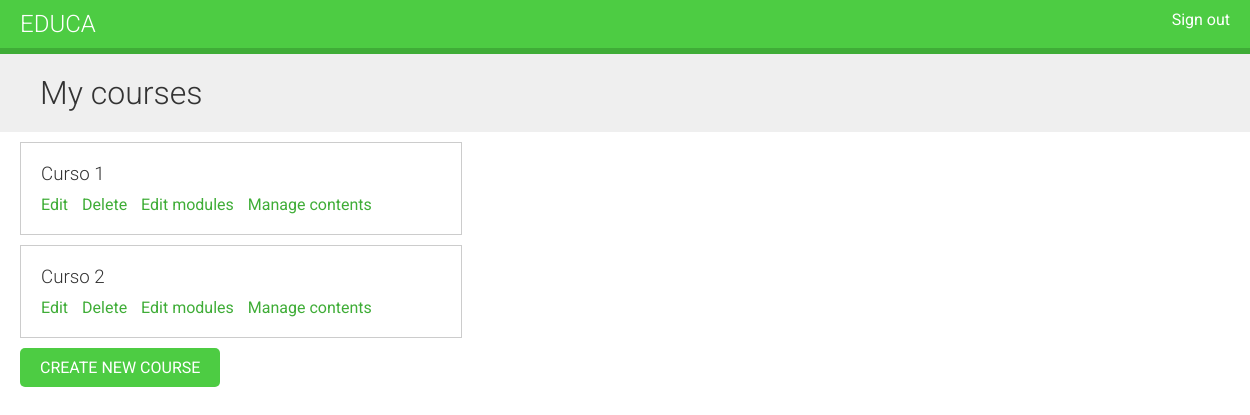
The app's page /course/mine/ (signed in), older data.
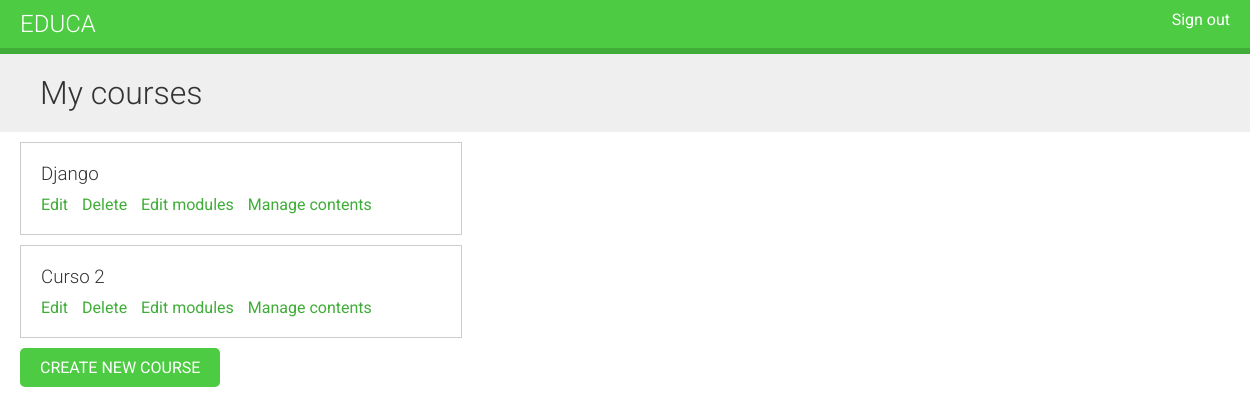
The same page, newer data.
### courses/models.py (models this page shows, shortened)
class Course(models.Model):
    owner = models.ForeignKey(User, related_name='courses_created', on_delete=models.CASCADE)
    subject = models.ForeignKey(Subject, related_name='courses', on_delete=models.CASCADE)
    students = models.ManyToManyField(User, related_name='courses_joined', blank=True)
    title = models.CharField(max_length=255)
    slug = models.SlugField(max_length=255, unique=True)
    overview = models.TextField()
    created = models.DateTimeField(auto_now_add=True)
    class meta:
        ordering = ['-created']

### courses/views.py (the view)
# urls.py: path('mine/', views.ManageCourseListView.as_view(), name='manage_course_list'),
class ManageCourseListView(OwnerCourseMixin, ListView):
    template_name = 'courses/manage/course/list.html'
    permission_required = 'courses.view_course'

### courses/views.py (called while the page is built)
    def get_queryset(self):
        qs = super().get_queryset()
        return qs.filter(owner=self.request.user)

### courses/templates/courses/manage/course/list.html (shortened to what this page needs)
{% extends "base.html" %}
{% block content %}
  <h1>My courses</h1>
  <div class="module">
    {% for course in object_list %}
      <div class="course-info">
        <h3>{{ course.title }}</h3>
        <p>
          <a href="{% url 'course_edit' course.id %}">Edit</a>
          <a href="{% url 'course_delete' course.id %}">Delete</a>
          <a href="{% url 'course_module_update' course.id %}">Edit modules</a>
          {% if course.modules.count > 0 %}
            <a href="{% url 'module_content_list' course.modules.first.id %}">
              Manage contents
            </a>
          {% endif %}
        </p>
      </div>
    {% empty %}
      <p>You haven't created any courses yet.</p>
    {% endfor %}
    <p>
      <a href="{% url 'course_create' %}" class="button">Create new course</a>
    </p>
  </div>
{% endblock %}

Row changes from the older to the newer data that the page shows:
changed Course: title "Curso 1" → "Django"
